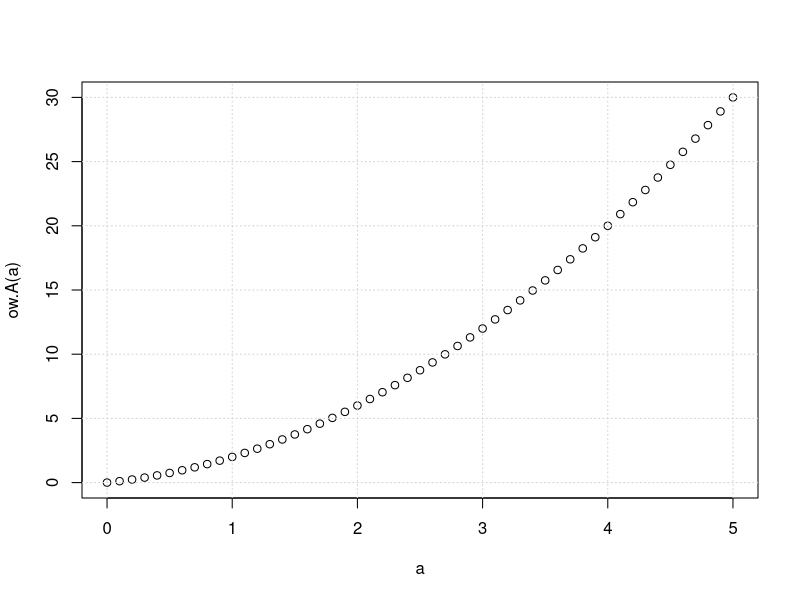
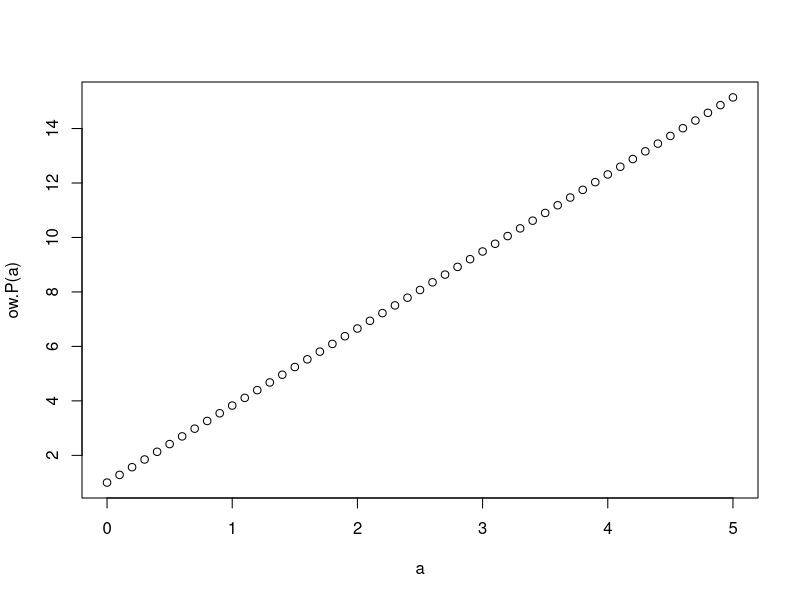
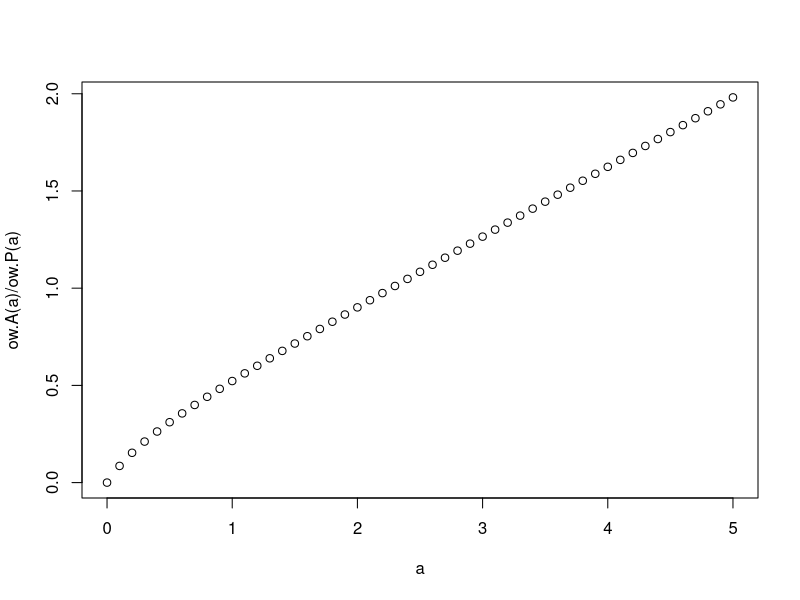
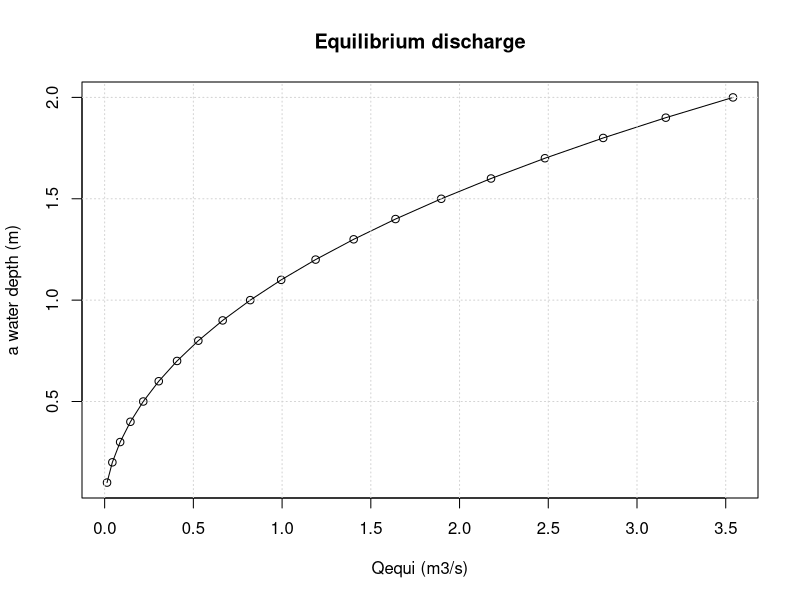
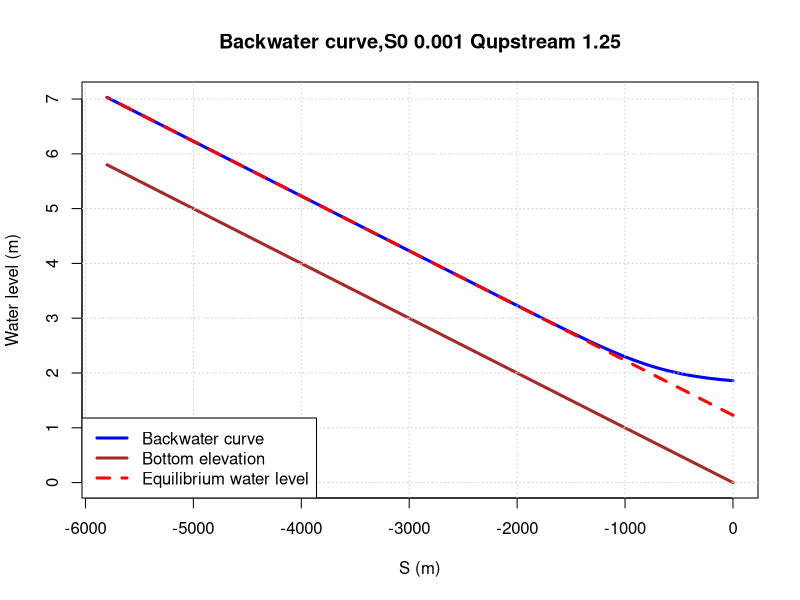
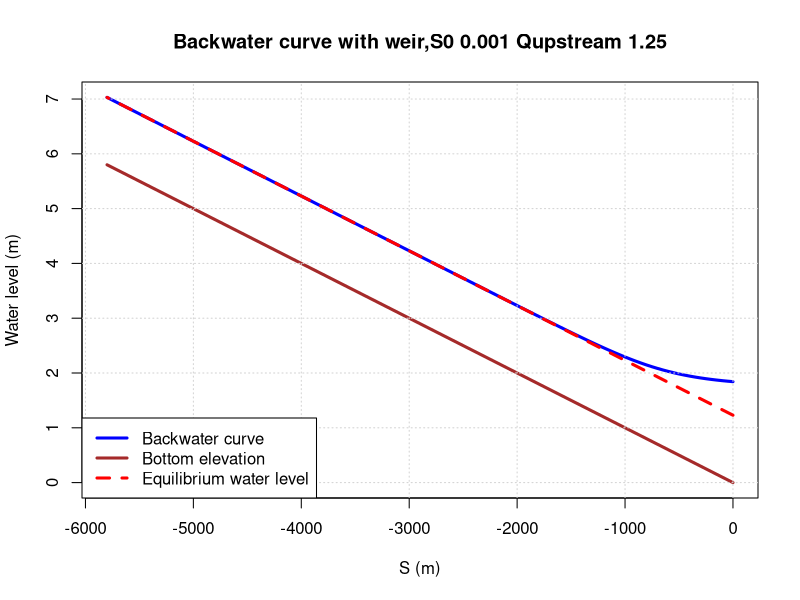
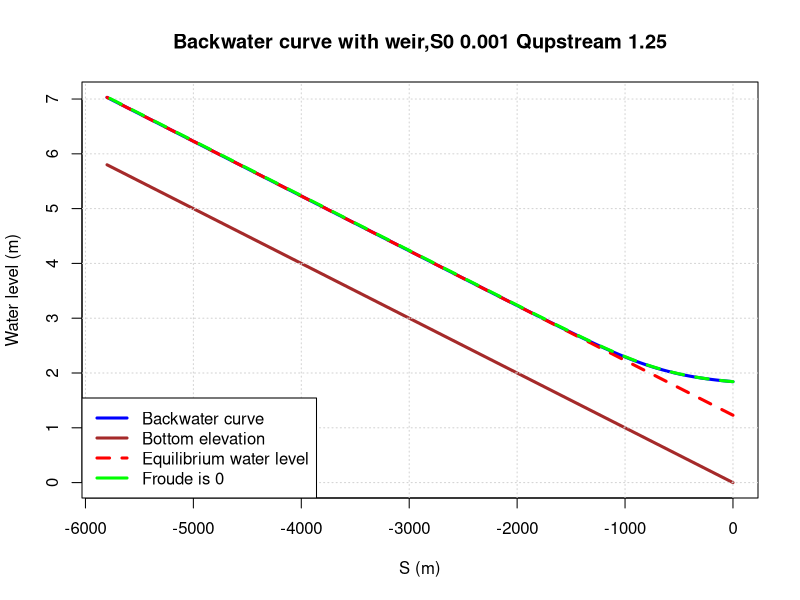
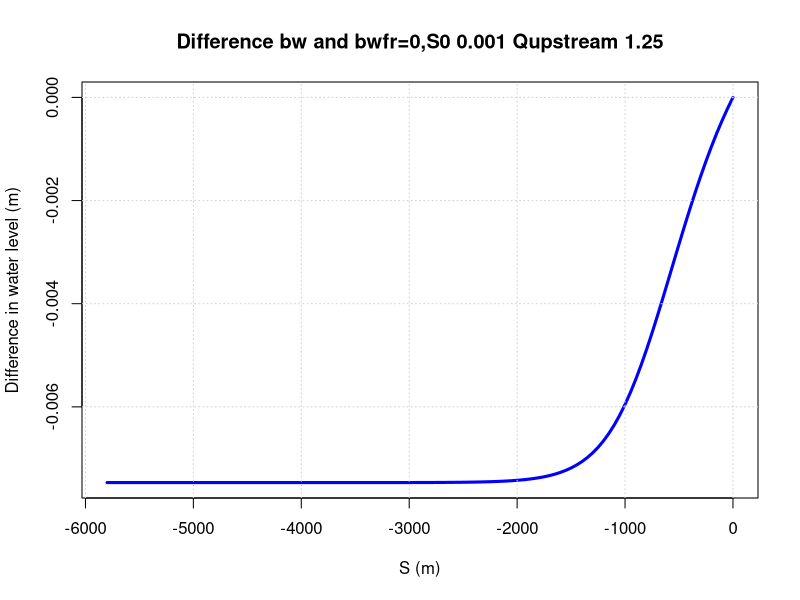

These figures' R source, in order:
## ---- chunk 1

rm(list = ls())


ow.b = 1 #just a guess
ow.m = 1 #just a guess

##Upstream Discharge 
Qup = 1.25 #m3/s

ow.A = function(a)
{
  return(ow.b*a+ow.m*2*a^2/2)
}

a = seq(0,5, by =0.1)

plot(a,ow.A(a))
grid()


ow.P = function(a)
{
  return(ow.b + a * 2 *sqrt(1 + ow.m^2))
}

plot(a,ow.P(a))

plot(a,ow.A(a)/ow.P(a))

ow.R = function(a)
{
  return(ow.A(a)/ow.P(a))
}

ow.B = function(a)
{
  return(ow.b + 2*ow.m*a)
}

## ---- chunk 2
S0 = 0.001 # about 0.5 m/km for the midden Regge


##total length of the river
ow.L = 5800 # distance (about between convulation point Exsooshe Aa and boven Regge till weir at Notter)
Zb.fun = approxfun(c(0,-ow.L),c(0,ow.L*S0))
## ---- chunk 3
n = 0.05
a.range = seq(0.1,2,by = 0.1)
Qequi.fun = function(a)
{
  return(1/n * sqrt(S0)* ow.A(a) * ow.R(a)^(2/3))
}

Qequi.range = Qequi.fun(a.range)
plot(Qequi.range,a.range,type = "o", xlab = "Qequi (m3/s)",ylab = "a water depth (m)",
     main = "Equilibrium discharge")
grid()


##finding the equilibrium water depth for a given discharge
a.equilibrium = uniroot(function(a) Qequi.fun(a)-Qup,c(0.1,2))$root
print(paste("the equilibrium water level is : ",a.equilibrium, "for a discharge of ",Qup))

## ---- chunk 4
#nodal distance
ds = -50
#trajectory of the river
s = seq(0,-ow.L, by = ds)
#create an array for the water depths
a.bw =s
# first downstream prescribed water level
a.bw[1] = 1.86
# Discharge rate upstream Qup
for (i in 1:(length(a.bw)-1) )
{
S.f = n^2*abs(Qup)^2/(ow.A(a.bw[i])^2*ow.R(a.bw[i])^(4/3))
Fr = sqrt(Qup^2*ow.B(a.bw[i])/(9.8*ow.A(a.bw[i])^3))
dads = (S0 - S.f)/(1-Fr^2)
##calculation of the water depths in upstream order
a.bw[i+1] = a.bw[i] + dads*ds
}
## the water level is simply the  water depts + the bottom slope
h.bw = a.bw + Zb.fun(s)

plot(s,h.bw, type = "l",ylim = c(0,max(h.bw)),xlab = "S (m)", ylab = "Water level (m)",
     main = paste("Backwater curve,S0",S0, "Qupstream",Qup),col = "blue",lwd = 3)
lines(s,Zb.fun(s), col = "brown", lwd = 3)
grid()
##plot the water level at equilibirum
lines(s,a.equilibrium + Zb.fun(s), col = "red", lty = 2, lwd = 3)
legend("bottomleft",legend = c("Backwater curve","Bottom elevation","Equilibrium water level"),
       col = c("blue","brown","red"),lty = c(1,1,2),lwd = c(3,3,3))
## ---- chunk 5
#weir
Cd = 0.62

weir.d = 1.25 #weir/crest height
weir.b = 1.5 #

hweir = function(Q)
{
  return (weir.d + (Q/(2/3*sqrt(2*9.8)*Cd*weir.b))^(2/3))
}

## this function is more a control function to check the weir function
Qweir = function(h)
{
  ifelse(h < weir.d,0,2/3*sqrt(2*9.8)*Cd*weir.b*(h-weir.d)^(3/2))
 
}

####same chunck as above but now with a weir level based on Qup
# first downstream prescribed water level
a.bw[1] = hweir(Qup)
# Discharge rate upstream Qup
for (i in 1:(length(a.bw)-1) )
{
S.f = n^2*abs(Qup)^2/(ow.A(a.bw[i])^2*ow.R(a.bw[i])^(4/3))
Fr = sqrt(Qup^2*ow.B(a.bw[i])/(9.8*ow.A(a.bw[i])^3))
dads = (S0 - S.f)/(1-Fr^2)
##calculation of the water depths in upstream order
a.bw[i+1] = a.bw[i] + dads*ds
}
## the water level is simply the  water depts + the bottom slope
h.bw = a.bw + Zb.fun(s)

plot(s,h.bw, type = "l",ylim = c(0,max(h.bw)),xlab = "S (m)", ylab = "Water level (m)",
     main = paste("Backwater curve with weir,S0",S0, "Qupstream",Qup),col = "blue",lwd = 3)
lines(s,Zb.fun(s), col = "brown", lwd = 3)
grid()
##plot the water level at equilibirum
lines(s,a.equilibrium + Zb.fun(s), col = "red", lty = 2, lwd = 3)
legend("bottomleft",legend = c("Backwater curve","Bottom elevation","Equilibrium water level"),
       col = c("blue","brown","red"),lty = c(1,1,2),lwd = c(3,3,3))


## ---- chunk 6
####same chunck as above but now with a weir level based on Qup
# first downstream prescribed water level
a.bw[1] = hweir(Qup)
a.bwf0 = a.bw
# Discharge rate upstream Qup
for (i in 1:(length(a.bw)-1) )
{
S.f = n^2*abs(Qup)^2/(ow.A(a.bw[i])^2*ow.R(a.bw[i])^(4/3))
Fr = sqrt(Qup^2*ow.B(a.bw[i])/(9.8*ow.A(a.bw[i])^3))
dads = (S0 - S.f)/(1-Fr^2)
dadsf0 = S0 - S.f
##calculation of the water depths in upstream order
a.bw[i+1] = a.bw[i] + dads*ds
a.bwf0[i+1] = a.bwf0[i] + dadsf0*ds
}
## the water level is simply the  water depts + the bottom slope
h.bw = a.bw + Zb.fun(s)
h.bwf0 = a.bwf0 + Zb.fun(s)

plot(s,h.bw, type = "l",ylim = c(0,max(h.bw)),xlab = "S (m)", ylab = "Water level (m)",
     main = paste("Backwater curve with weir,S0",S0, "Qupstream",Qup),col = "blue",lwd = 3)
lines(s,Zb.fun(s), col = "brown", lwd = 3)
grid()
##plot the water level at equilibirum
lines(s,a.equilibrium + Zb.fun(s), col = "red", lty = 2, lwd = 3)
lines(s,h.bwf0, col = "green", lty = 2, lwd = 3)
legend("bottomleft",legend = c("Backwater curve","Bottom elevation","Equilibrium water level","Froude is 0"),
       col = c("blue","brown","red","green"),lty = c(1,1,2),lwd = c(3,3,3))

##differences between fr0 and fr
plot(s,h.bw-h.bwf0, type = "l",xlab = "S (m)", ylab = "Difference in water level (m)",
     main = paste("Difference bw and bwfr=0,S0",S0, "Qupstream",Qup),col = "blue",lwd = 3)
grid()


## ---- chunk 7
####same chunk as above but now side inflow Si is added

# first downstream prescribed water level
a.bw[1] = hweir(Qup)
a.bwf0 = a.bw
# Discharge rate upstream Qup
for (i in 1:(length(a.bw)-1) )
{
S.f = n^2*abs(Qup)^2/(ow.A(a.bw[i])^2*ow.R(a.bw[i])^(4/3))
Fr = sqrt(Qup^2*ow.B(a.bw[i])/(9.8*ow.A(a.bw[i])^3))
dads = (S0 - S.f)/(1-Fr^2)
dadsf0 = S0 - S.f
##calculation of the water depths in upstream order
a.bw[i+1] = a.bw[i] + dads*ds
a.bwf0[i+1] = a.bwf0[i] + dadsf0*ds
}
## the water level is simply the  water depts + the bottom slope
h.bw = a.bw + Zb.fun(s)
h.bwf0 = a.bwf0 + Zb.fun(s)

plot(s,h.bw, type = "l",ylim = c(0,max(h.bw)),xlab = "S (m)", ylab = "Water level (m)",
     main = paste("Backwater curve with weir,S0",S0, "Qupstream",Qup),col = "blue",lwd = 3)
lines(s,Zb.fun(s), col = "brown", lwd = 3)
grid()
##plot the water level at equilibirum
lines(s,a.equilibrium + Zb.fun(s), col = "red", lty = 2, lwd = 3)
lines(s,h.bwf0, col = "green", lty = 2, lwd = 3)
legend("bottomleft",legend = c("Backwater curve","Bottom elevation","Equilibrium water level","Froude is 0"),
       col = c("blue","brown","red","green"),lty = c(1,1,2),lwd = c(3,3,3))

##differences between fr0 and fr
plot(s,h.bw-h.bwf0, type = "l",xlab = "S (m)", ylab = "Difference in water level (m)",
     main = paste("Difference bw and bwfr=0,S0",S0, "Qupstream",Qup),col = "blue",lwd = 3)
grid()
